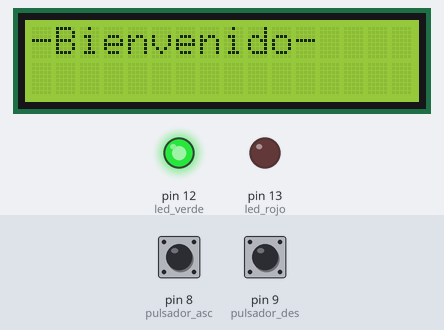
A sketch run on a simulated Arduino Uno, built with avr-gcc and run on an emulated ATmega328P. Shown: 16×2 character LCD, output pins drawn as LEDs (lit = HIGH). Inputs (shaded band) come from the test bench; at power-on: pin 8 (pulsador_asc) HIGH, pin 9 (pulsador_des) HIGH.

Above: at 1.2 s.
1.3 s: pin 8 (pulsador_asc) pulled LOW for 0.15 s
At 2.2 s:
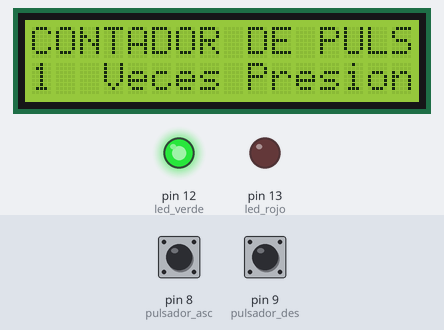
2.9 s: pin 9 (pulsador_des) pulled LOW for 0.15 s
At 3.5 s:
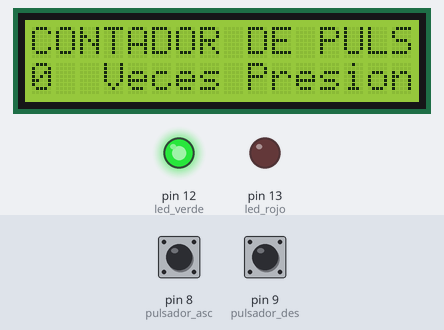
4.5 s: pin 9 (pulsador_des) pulled LOW for 1 s
At 5.9 s:
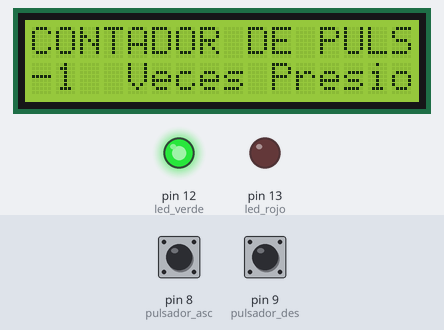
Timing chart, 0 to 7.5 s (numbered marks = the images above; inputs shaded):
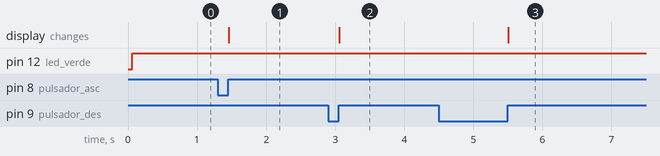

Measured:
- after the input at 1.3 s, the display: changes after 0.16 s (image 1)
- after the input at 2.9 s, the display: changes after 0.16 s (image 2)
- after the input at 4.5 s, the display: changes after 1.0 s (image 3)

The sketch:

ContadorDisplayLCD.ino
```cpp
//Codigo Original de: https://www.youtube.com/@ELECTROALL
//ling del codigo: https://create.arduino.cc/editor/ELECTRO_ALL/0340cc0b-8c2b-4231-b46b-241e12df300c/preview
//Gracias Bro..
//Descargar Modificaciones en Github.@joserafa78

#include <LiquidCrystal.h> //libreria..
LiquidCrystal lcd (7,6,5,4,3,2);
// no cambiar las el const int
const int  pulsador_asc = 8;    // pin 2 como entrada para el contador de pulsos
                                // ascendentes
const int  pulsador_des = 9;    // pin 3 como entrada para el contador de pulsos
                                // descendentes

const int led_rojo = 13;          // Pin 13  como salida
const int led_verde = 12;          // Pin 13  como salida


//VARIABLES PARA EL CONTADOR ASCENDIENTE
// estas variables si puede ser cambiado
int contador            = 0;   // contador para el numero de veces presinados
int estado_pulsador_asc = 0;         // estado actual del pulsador
int lastButtonState_asc = 1;     // estado anterior del pulsador

//VARIABLES PARA EL CONTADOR DESCENDIENTE
// estas variables si puede ser cambiado

int estado_pulsador_des = 0;         // estado actual del pulsador
int lastButtonState_des = 1;     // estado anterior del pulsador

void setup() {
  lcd.begin(16,2); //Inicializa el Display, 16 Com y 2 Fil
  pinMode(pulsador_asc, INPUT_PULLUP); //Resistencia de pullup interna
  pinMode(pulsador_des, INPUT_PULLUP); //Resistencia de pullup interna
  pinMode(led_rojo, OUTPUT);
  pinMode (led_verde,OUTPUT);
  lcd.setCursor(0,0);//Posicion del Cursor, columna y fila.
  lcd.print("-Bienvenido-");//Mensaje a Mostrar.
}


void loop() {
//  almacenamos la lectura de la entrada de pin 2
  estado_pulsador_asc = digitalRead(pulsador_asc);
  estado_pulsador_des = digitalRead(pulsador_des);

  // comparar el estado del botón a su estado anterior
  if (estado_pulsador_asc != lastButtonState_asc) {
    // si el estado fue cambiado, incremente el conteo
    if (estado_pulsador_asc == HIGH) {
      // si el estado actual es alto, entonces
      // que pase de off a on:
      contador++;
      //DISPLAY----------
      muestraLCD(contador);
      delay(100);
    }
  }
 lastButtonState_asc  = estado_pulsador_asc;
   // comparar el estado del botón a su estado anterior
  if (estado_pulsador_des != lastButtonState_des ) {
    // si el estado fue cambiado, decrementa el conteo
    if (estado_pulsador_des == HIGH) {
      // si el estado actual es alto, entonces
      // que pase de off a on:
      contador--;
        //DISPLAY----------
        muestraLCD(contador);
      delay(100);
    }
  }
  //guarda el último estado actual como el ultimo estado
  //para el proximo bucle
  lastButtonState_des  = estado_pulsador_des;


  if (contador >=10) {
    digitalWrite(led_rojo, HIGH);
    digitalWrite(led_verde,false);
  } else {
   digitalWrite(led_rojo, LOW);
   digitalWrite(led_verde,true);
  }


}
//Funcion para Mostar en Display.
  void muestraLCD(int numero){
    lcd.setCursor(0,0);//Posicion del Cursor, columna y fila.
    lcd.print("CONTADOR DE PULSOS..");
    lcd.setCursor(0,1);//Posicion del Cursor, columna y fila.
    lcd.print(numero);
    lcd.print("  Veces Presionado.");
  }
```
